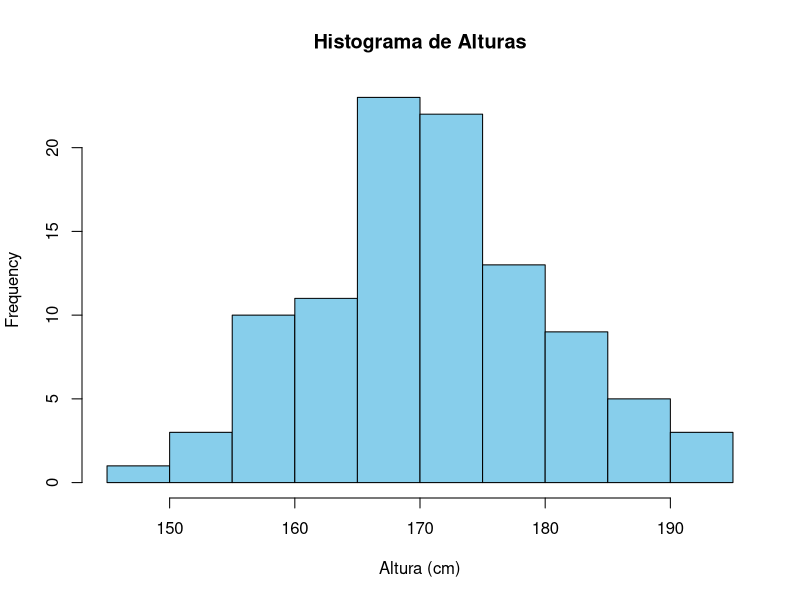
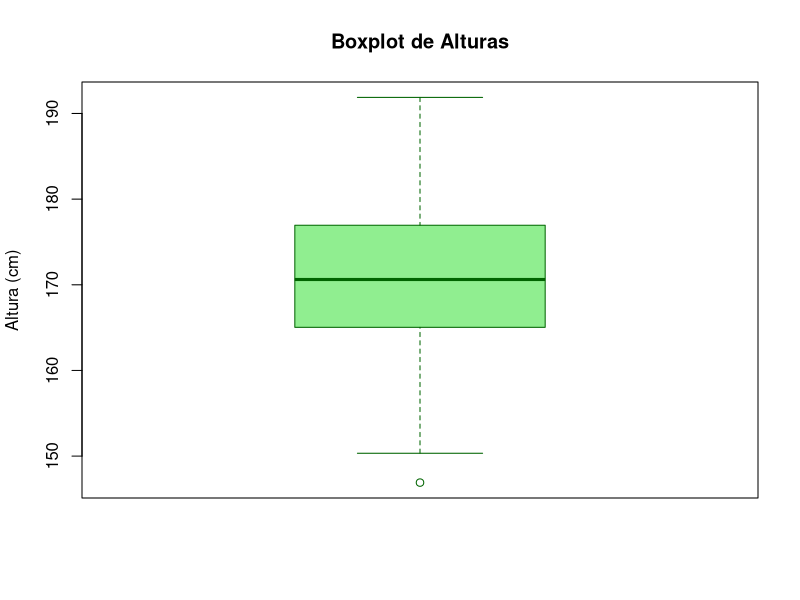

R code for these plots, in order:
#Una variable cuantitativa continua es aquella que puede tomar cualquier valor dentro de un rango,incluidos números decimales.

# Definimos la variable "altura" en centímetros

set.seed(123) # para reproducibilidad
altura <- rnorm(100, mean = 170, sd = 10) 

print(altura)

# Histograma
hist(altura,
     main = "Histograma de Alturas",
     xlab = "Altura (cm)",
     col = "skyblue",
     border = "black")

# Boxplot
boxplot(altura,
        main = "Boxplot de Alturas",
        ylab = "Altura (cm)",
        col = "lightgreen",
        border = "darkgreen")	

# Definir intervalos
intervalos <- seq(floor(min(altura)), ceiling(max(altura)), by = 5)

print(intervalos)

# Tabla de frecuencia absoluta
frec_abs <- table(cut(altura, breaks = intervalos))

print(frec_abs)


